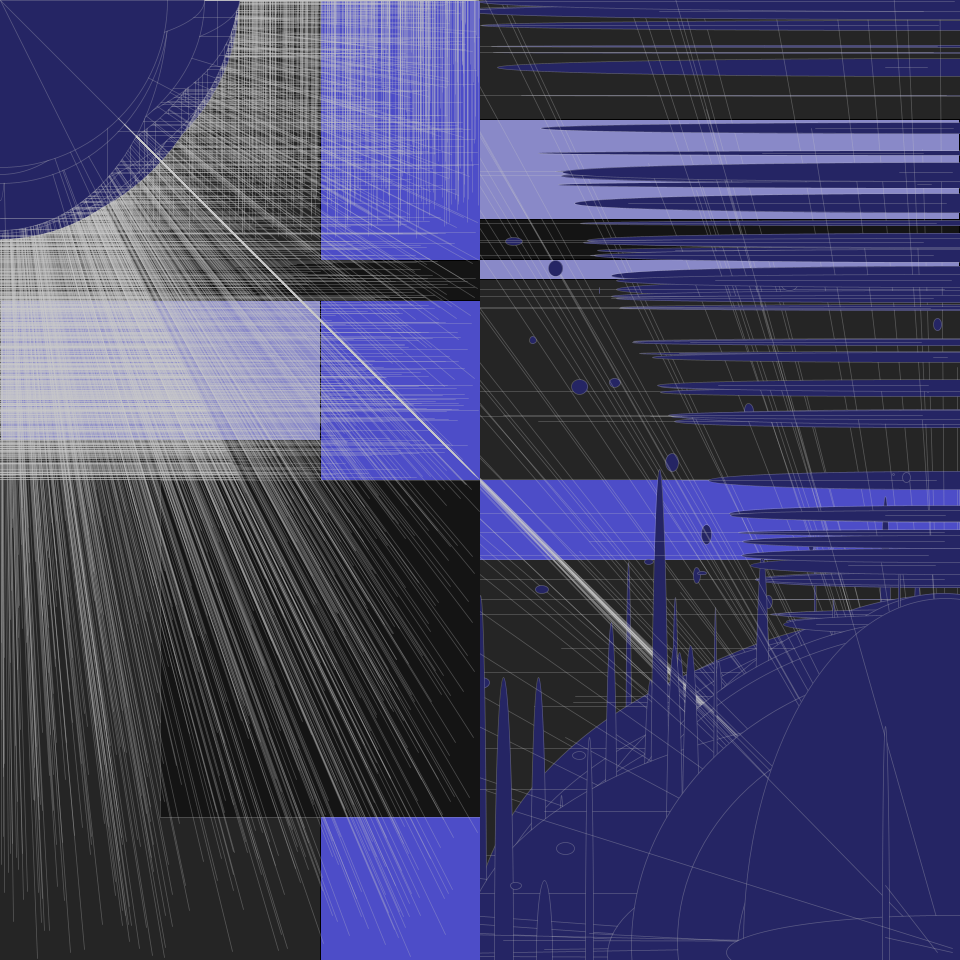
Frame 1 (no input)
Frame 60 (the mouse pressed at the canvas centre just before this capture): identical to frame 1, image omitted
Frame 120 (the mouse held since frame 60 and released just before this capture): identical to frame 1, image omitted

The Processing sketch that drew this single still picture (run headless with seeded random() and noise(); from frame 60 on, the mouse is pressed at the canvas centre):

// Processing sketch: processing_158991
// ── processing_158991.pde

PGraphics Plate1;
PGraphics Plate2; 
void setup() {
    size(960,960);
    background(37,37,37);
    Plate1 = createGraphics(width/2, height); 
    Plate2 = createGraphics(width/2, height);
    Plate1.beginDraw();
    Plate1.fill(137,137,200);
    Plate1.rect(0, 280, 480, 160);
    Plate1.fill(77,77,200);
    Plate1.rect(320, 0, 160, 960);
    Plate1.fill(20,20,20);
    Plate1.rect(0, 260, 480, 40);
    Plate1.fill(200,200,200);
   // Plate1.ellipse(320, 280, 300, 120);
    Plate1.stroke(200, 80);
    Plate1.strokeWeight(.75);
    Plate1.fill(20,20,20);
    Plate1.rect(160, 480, 337, 337);
    Plate1.fill(0,137,177);
    //Plate1.ellipse(320, 280, 110, 110);
      for (int i = 0; i < 1000; i++) {
        float x1 = random(width/2*5%100);
        float x2 = random(width/2*5%100);
        float y1 = random(height/2);
        float y2 = random(height/2);
        Plate1.fill(37,37,100);
        Plate1.ellipse(x1, x2, y1, y2);
        Plate1.ellipse(y2, x1, x2, y1);
        Plate1.ellipse(y1, y2, x1, x2);
        Plate1.ellipse(x2, y1, y1, x1);
        Plate1.line(2*x1, x2, y2, y2);
        Plate1.line(y2, 2*x1, x2, x2);
        Plate1.line(y1, 2*y2, x2, x1);
        Plate1.line(2*x2, y1, y2, y1);
        }
    Plate1.fill(37,37,37);
    //Plate1.ellipse(320, 280, 40, 40);
    Plate1.endDraw();
    Plate2.beginDraw();
    Plate2.fill(137,137,200);
    Plate2.rect(0, height-280, 480, 160);
    Plate2.fill(77,77,200);
    Plate2.rect(320, height-0, 110, 310);
    Plate2.fill(20,20,20);
    Plate2.rect(0, height-260, 480, 40);
    Plate2.fill(0,0,0);
    //Plate2.ellipse(320, 280, 300, 120);
    Plate2.stroke(200, 80);
    Plate2.strokeWeight(.75);
    Plate2.fill(77,77,200);
    Plate2.rect(0, 400, 480, 80);
    Plate2.fill(0,137,177);
    //Plate2.ellipse(320, 280, 110, 110);
    Plate2.fill(25,25,25);
   // Plate2.ellipse(320, 280, 40, 40);
      for (int i = 0; i < 77; i++) {
        float x1 = random(width/2*5%140);
        float x2 = random(width/2*5%140);
        float y1 = random(height);
        float y2 = random(height*.75);
        Plate2.fill(37,37,100);
        Plate2.ellipse(x1, x2, y1, y2);
        Plate2.ellipse(y2, x1, x2, y1);
        Plate2.ellipse(y1, y2, x1, x2);
        Plate2.ellipse(x2, y1, y1, x1);
        Plate2.line(2*x1, x2, y2, y2);
        Plate2.line(y2, 2*x1, x2, x2);
        Plate2.line(y1, 2*y2, x2, x1);
        Plate2.line(2*x2, y1, y2, y1);
      }

    Plate2.endDraw();
    //image(Plate2, width/2, 0);
    image(Plate1, 0, 0);
    pushMatrix();
    scale(-1.0, -1.0);
    translate(-width/2,-height);
    image(Plate2, -Plate2.width, 0);
     popMatrix();
 }
void draw() {
}
